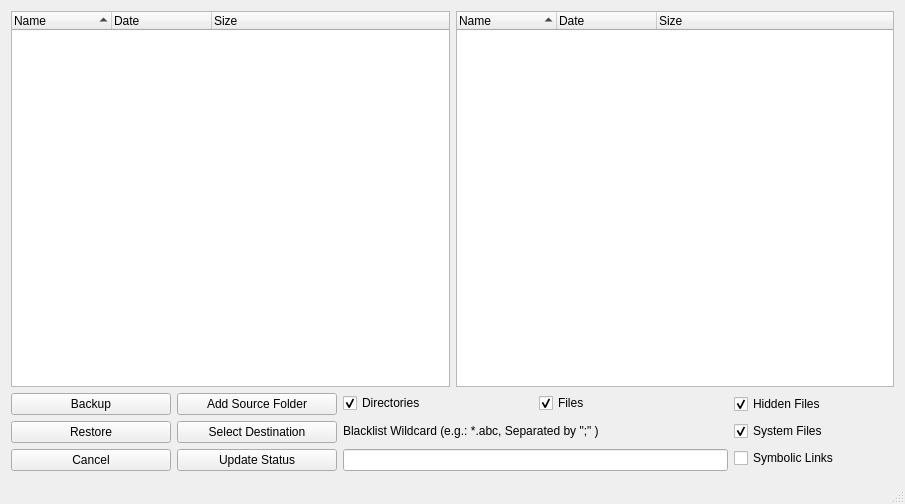
<?xml version="1.0" encoding="UTF-8"?>
<ui version="4.0">
 <class>MainWindow</class>
 <widget class="QMainWindow" name="MainWindow">
  <property name="geometry">
   <rect>
    <x>0</x>
    <y>0</y>
    <width>905</width>
    <height>504</height>
   </rect>
  </property>
  <property name="windowTitle">
   <string>Backup Tool</string>
  </property>
  <property name="locale">
   <locale language="English" country="UnitedStates"/>
  </property>
  <property name="dockOptions">
   <set>QMainWindow::AllowTabbedDocks|QMainWindow::AnimatedDocks</set>
  </property>
  <widget class="QWidget" name="centralWidget">
   <property name="sizePolicy">
    <sizepolicy hsizetype="Expanding" vsizetype="Expanding">
     <horstretch>1</horstretch>
     <verstretch>1</verstretch>
    </sizepolicy>
   </property>
   <property name="minimumSize">
    <size>
     <width>905</width>
     <height>455</height>
    </size>
   </property>
   <layout class="QVBoxLayout" name="topLayout">
    <item>
     <layout class="QHBoxLayout" name="horizontalLayout">
      <item>
       <widget class="QTreeWidget" name="treeSource">
        <property name="sortingEnabled">
         <bool>true</bool>
        </property>
        <column>
         <property name="text">
          <string>Name</string>
         </property>
        </column>
        <column>
         <property name="text">
          <string>Date</string>
         </property>
        </column>
        <column>
         <property name="text">
          <string>Size</string>
         </property>
        </column>
       </widget>
      </item>
      <item>
       <widget class="QTreeWidget" name="treeBackup">
        <property name="sortingEnabled">
         <bool>true</bool>
        </property>
        <column>
         <property name="text">
          <string>Name</string>
         </property>
        </column>
        <column>
         <property name="text">
          <string>Date</string>
         </property>
        </column>
        <column>
         <property name="text">
          <string>Size</string>
         </property>
        </column>
       </widget>
      </item>
     </layout>
    </item>
    <item>
     <layout class="QHBoxLayout" name="layoutButtons">
      <item>
       <layout class="QVBoxLayout" name="verticalLayoutCopy">
        <item>
         <widget class="QPushButton" name="btnBackup">
          <property name="maximumSize">
           <size>
            <width>16777215</width>
            <height>16777215</height>
           </size>
          </property>
          <property name="text">
           <string>Backup</string>
          </property>
         </widget>
        </item>
        <item>
         <widget class="QPushButton" name="btnRestore">
          <property name="maximumSize">
           <size>
            <width>16777215</width>
            <height>16777215</height>
           </size>
          </property>
          <property name="text">
           <string>Restore</string>
          </property>
         </widget>
        </item>
        <item>
         <widget class="QPushButton" name="btnCancel">
          <property name="minimumSize">
           <size>
            <width>160</width>
            <height>0</height>
           </size>
          </property>
          <property name="maximumSize">
           <size>
            <width>16777215</width>
            <height>16777215</height>
           </size>
          </property>
          <property name="text">
           <string>Cancel</string>
          </property>
         </widget>
        </item>
       </layout>
      </item>
      <item>
       <layout class="QVBoxLayout" name="verticalLayoutPreparation">
        <property name="sizeConstraint">
         <enum>QLayout::SetDefaultConstraint</enum>
        </property>
        <item>
         <widget class="QPushButton" name="btnAddSourceFolder">
          <property name="text">
           <string>Add Source Folder</string>
          </property>
         </widget>
        </item>
        <item>
         <widget class="QPushButton" name="btnSelectDestination">
          <property name="text">
           <string>Select Destination</string>
          </property>
         </widget>
        </item>
        <item>
         <widget class="QPushButton" name="btnUpdateSearch">
          <property name="minimumSize">
           <size>
            <width>160</width>
            <height>0</height>
           </size>
          </property>
          <property name="maximumSize">
           <size>
            <width>200</width>
            <height>16777215</height>
           </size>
          </property>
          <property name="text">
           <string>Update Status</string>
          </property>
         </widget>
        </item>
       </layout>
      </item>
      <item>
       <layout class="QVBoxLayout" name="verticalLayoutSettings2">
        <item>
         <layout class="QHBoxLayout" name="horizontalLayoutSettings1">
          <item>
           <widget class="QCheckBox" name="ckDirectories">
            <property name="text">
             <string>Directories</string>
            </property>
            <property name="checked">
             <bool>true</bool>
            </property>
           </widget>
          </item>
          <item>
           <widget class="QCheckBox" name="ckFiles">
            <property name="text">
             <string>Files</string>
            </property>
            <property name="checked">
             <bool>true</bool>
            </property>
           </widget>
          </item>
         </layout>
        </item>
        <item>
         <widget class="QLabel" name="labelBlacklist">
          <property name="minimumSize">
           <size>
            <width>0</width>
            <height>0</height>
           </size>
          </property>
          <property name="maximumSize">
           <size>
            <width>16777215</width>
            <height>16777215</height>
           </size>
          </property>
          <property name="text">
           <string>Blacklist Wildcard (e.g.: *.abc, Separated by &quot;;&quot; )</string>
          </property>
         </widget>
        </item>
        <item>
         <widget class="QLineEdit" name="editBlacklist">
          <property name="minimumSize">
           <size>
            <width>0</width>
            <height>0</height>
           </size>
          </property>
          <property name="maximumSize">
           <size>
            <width>16777215</width>
            <height>16777215</height>
           </size>
          </property>
         </widget>
        </item>
       </layout>
      </item>
      <item>
       <layout class="QVBoxLayout" name="verticalLayoutSettings1">
        <item>
         <widget class="QCheckBox" name="ckHiddenFiles">
          <property name="minimumSize">
           <size>
            <width>160</width>
            <height>0</height>
           </size>
          </property>
          <property name="text">
           <string>Hidden Files</string>
          </property>
          <property name="checked">
           <bool>true</bool>
          </property>
         </widget>
        </item>
        <item>
         <widget class="QCheckBox" name="ckSystemFiles">
          <property name="text">
           <string>System Files</string>
          </property>
          <property name="checkable">
           <bool>true</bool>
          </property>
          <property name="checked">
           <bool>true</bool>
          </property>
         </widget>
        </item>
        <item>
         <widget class="QCheckBox" name="ckSymbolicLinks">
          <property name="text">
           <string>Symbolic Links</string>
          </property>
         </widget>
        </item>
       </layout>
      </item>
     </layout>
    </item>
   </layout>
  </widget>
  <widget class="QStatusBar" name="statusBar"/>
  <action name="actionSelect_source_folder">
   <property name="text">
    <string>Select source folder...</string>
   </property>
  </action>
  <action name="actionSelect_Destination">
   <property name="text">
    <string>Select Destination...</string>
   </property>
  </action>
 </widget>
 <layoutdefault spacing="6" margin="11"/>
 <resources/>
 <connections/>
</ui>
